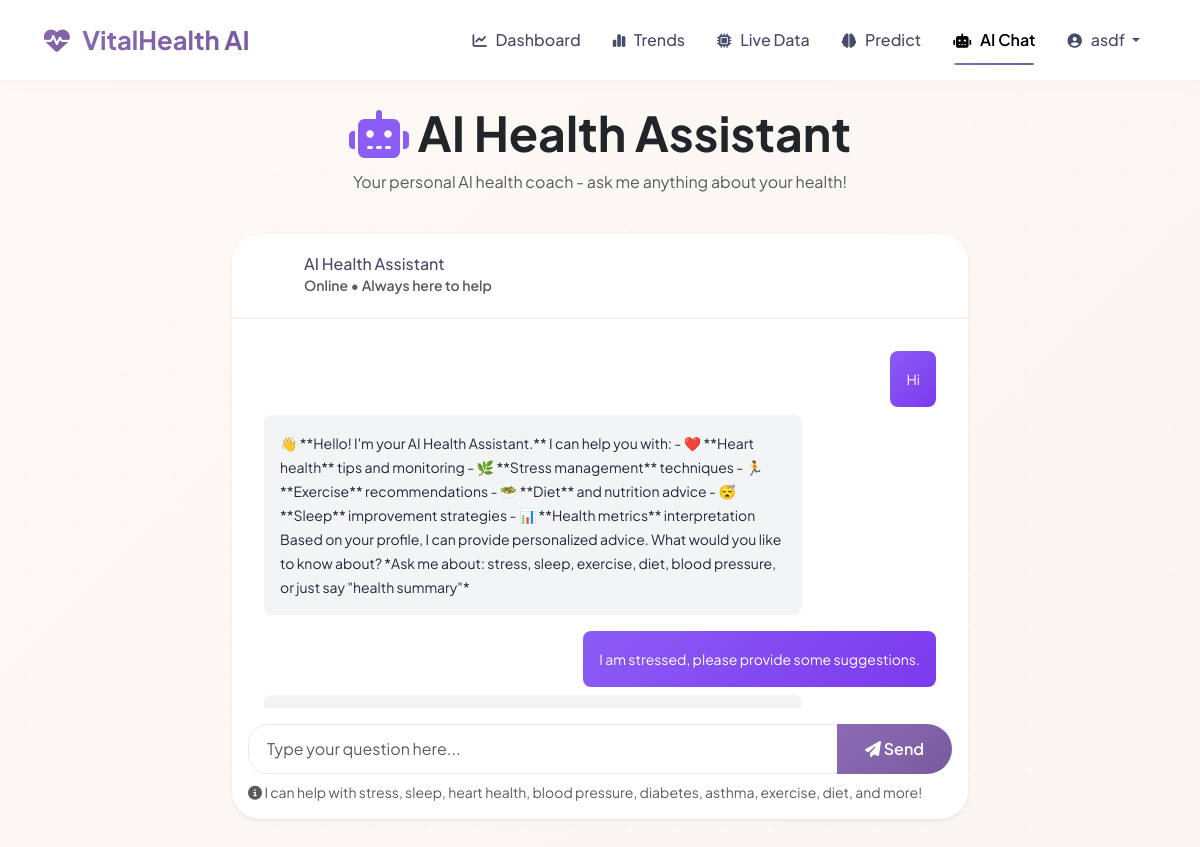
The page /chat (signed in) on the database its author committed.
### app/models.py (models this page shows, shortened)
class User(UserMixin, db.Model):
    id = db.Column(db.Integer, primary_key=True)
    username = db.Column(db.String(80), unique=True, nullable=False)
    email = db.Column(db.String(120), unique=True, nullable=False)
    password_hash = db.Column(db.String(128))
    created_at = db.Column(db.DateTime, default=datetime.utcnow)
    age = db.Column(db.Integer)
    gender = db.Column(db.String(10))
    height = db.Column(db.Float)
    weight = db.Column(db.Float)
    smoker = db.Column(db.String(20))
    alcohol_consumer = db.Column(db.String(20))
    exercise_frequency = db.Column(db.String(20))
    medical_conditions = db.Column(db.Text)
    vital_records = db.relationship('VitalRecord', backref='user', lazy=True)
    predictions = db.relationship('Prediction', backref='user', lazy=True)
    alerts = db.relationship('Alert', backref='user', lazy=True)
    chat_history = db.relationship('ChatMessage', backref='user', lazy=True)
    medical_reports = db.relationship('MedicalReport', backref='user', lazy=True)

class ChatMessage(db.Model):
    id = db.Column(db.Integer, primary_key=True)
    user_id = db.Column(db.Integer, db.ForeignKey('user.id'), nullable=False)
    timestamp = db.Column(db.DateTime, default=datetime.utcnow)
    user_message = db.Column(db.Text)
    bot_response = db.Column(db.Text)

### app/routes.py (the view)
@main_bp.route('/chat')
@login_required
def chat():
    chat_history = ChatMessage.query.filter_by(user_id=current_user.id)\
        .order_by(ChatMessage.timestamp.desc()).limit(50).all()
    return render_template('chat.html', chat_history=chat_history)

### app/__init__.py (called while the page is built)
def create_app(config_class=Config):
    app = Flask(__name__)
    app.config.from_object(config_class)
    db.init_app(app)
    login_manager.init_app(app)
    @app.template_filter('min')
    def min_filter(value, max_val):
        try:
            return min(float(value) if value else 0, max_val)
        except:
            return 0
    from app.routes import main_bp, auth_bp, api_bp
    app.register_blueprint(main_bp)
    app.register_blueprint(auth_bp, url_prefix='/auth')
    app.register_blueprint(api_bp, url_prefix='/api')
    with app.app_context():
        db.create_all()
    @login_manager.user_loader
    def load_user(user_id):
        return User.query.get(int(user_id))
    return app

### app/templates/chat.html (shortened to what this page needs)
{% extends "base.html" %}
{% block content %}
<div class="row animate-fade-up">
    <div class="col-12 text-center mb-4">
        <h1 class="display-5 fw-bold text-dark">
            <i class="fas fa-robot" style="color: #8B5CF6;"></i> AI Health Assistant
        </h1>
        <p class="text-muted">Your personal AI health coach - ask me anything about your health!</p>
    </div>
</div>
<div class="row">
    <div class="col-lg-8 mx-auto">
        <div class="card shadow-sm">
            <div class="card-header bg-white">
                <div class="d-flex align-items-center">
                    <div class="rounded-circle bg-primary-custom p-2 me-2" style="width: 40px; height: 40px; display: flex; align-items: center; justify-content: center;">
                        <i class="fas fa-robot text-white"></i>
                    </div>
                    <div>
                        <h6 class="mb-0">AI Health Assistant</h6>
                        <small class="text-muted">Online • Always here to help</small>
                    </div>
                </div>
            </div>
            <div class="card-body" style="height: 500px; display: flex; flex-direction: column;">
                <div id="chat-messages" style="flex: 1; overflow-y: auto; padding: 1rem;">
                    {% if chat_history %}
                        {% for chat in chat_history|reverse %}
                        <div class="mb-3 animate-fade-up">
                            <div class="d-flex justify-content-end">
                                <div class="p-3 rounded-3" style="background: linear-gradient(135deg, #8B5CF6, #7C3AED); color: white; max-width: 80%; border-radius: 20px 20px 5px 20px;">
                                    <small>{{ chat.user_message }}</small>
                                </div>
                            </div>
                            <div class="d-flex justify-content-start mt-2">
                                <div class="p-3 rounded-3" style="background: #F3F4F6; color: #1F2937; max-width: 80%; border-radius: 20px 20px 20px 5px;">
                                    <small>{{ chat.bot_response|safe }}</small>
                                </div>
                            </div>
                        </div>
                        {% endfor %}
                    {% endif %}
                </div>
                <div class="mt-3">
                    <div class="input-group">
                        <input type="text" id="chat-input" class="form-control" placeholder="Type your question here..."
                               onkeypress="if(event.key==='Enter') sendMessage()">
                        <button class="btn btn-primary-custom" onclick="sendMessage()">
                            <i class="fas fa-paper-plane"></i> Send
                        </button>
                    </div>
                    <small class="text-muted mt-2 d-block">
                        <i class="fas fa-info-circle"></i> I can help with stress, sleep, heart health, blood pressure, diabetes, asthma, exercise, diet, and more!
                    </small>
                </div>
            </div>
        </div>
    </div>
</div>
{% endblock %}

### app/templates/base.html (shortened to what this page needs)
<!DOCTYPE html>
<html lang="en">
<head>
    <link href="https://cdn.jsdelivr.net/npm/bootstrap@5.3.0/dist/css/bootstrap.min.css" rel="stylesheet">
    <link rel="stylesheet" href="https://cdnjs.cloudflare.com/ajax/libs/font-awesome/6.4.0/css/all.min.css">
</head>
<body>
    {% if current_user.is_authenticated %}
    <nav class="navbar navbar-expand-lg sticky-top">
        <div class="container">
            <a class="navbar-brand" href="{{ url_for('main.dashboard') }}">
                <i class="fas fa-heartbeat"></i> VitalHealth AI
            </a>
            <div class="collapse navbar-collapse" id="navbarNav">
                <ul class="navbar-nav ms-auto">
                    <li class="nav-item">
                        <a class="nav-link {% if request.endpoint == 'main.dashboard' %}active{% endif %}" href="{{ url_for('main.dashboard') }}">
                            <i class="fas fa-chart-line"></i> Dashboard
                        </a>
                    </li>
                    <li class="nav-item">
                        <a class="nav-link {% if request.endpoint == 'main.trends' %}active{% endif %}" href="{{ url_for('main.trends') }}">
                            <i class="fas fa-chart-simple"></i> Trends
                        </a>
                    </li>
                    <li class="nav-item">
                        <a class="nav-link {% if request.endpoint == 'main.live_data' %}active{% endif %}" href="{{ url_for('main.live_data') }}">
                            <i class="fas fa-microchip"></i> Live Data
                        </a>
                    </li>
                    <li class="nav-item">
                        <a class="nav-link {% if request.endpoint == 'main.prediction' %}active{% endif %}" href="{{ url_for('main.prediction') }}">
                            <i class="fas fa-brain"></i> Predict
                        </a>
                    </li>
                    <li class="nav-item">
                        <a class="nav-link {% if request.endpoint == 'main.chat' %}active{% endif %}" href="{{ url_for('main.chat') }}">
                            <i class="fas fa-robot"></i> AI Chat
                        </a>
                    </li>
                    <li class="nav-item dropdown">
                        <a class="nav-link dropdown-toggle" href="#" data-bs-toggle="dropdown">
                            <i class="fas fa-user-circle"></i> {{ current_user.username }}
                        </a>
                    </li>
                </ul>
            </div>
        </div>
    </nav>
    {% endif %}
    <main class="container py-4">
        {% block content %}{% endblock %}
    </main>
</body>
</html>

### app/templates/base.html (style rules this page uses)
:root { --pastel-lavender: #E9E2F5; --pastel-mint: #E2F3E8; --pastel-peach: #FFE8E0; --pastel-blue: #E2F0FF; --pastel-pink: #FFE4F0; --pastel-yellow: #FFF4E0; --primary-soft: #9B7BB5; --primary: #8B6BB5; --primary-dark: #7A5A9E; --success-soft: #A7E0C0; --success: #6FBF8C; --warning-soft: #FFD9B5; --warning: #F5A97F; --danger-soft: #FFD1D1; --danger: #E98585; --info-soft: #C5E0F5; --info: #6BA5D0; --text-dark: #4A4A6A; --text-light: #8A8AA8; --bg-white: #FFFFFF; --bg-soft: #FCFAF8; }
* { margin: 0; padding: 0; box-sizing: border-box; }
body { font-family: 'Plus Jakarta Sans', sans-serif; background: linear-gradient(135deg, #FDF9F5 0%, #F9F5F0 100%); min-height: 100vh; color: var(--text-dark); }
.navbar { background: rgba(255, 255, 255, 0.95); backdrop-filter: blur(12px); box-shadow: 0 2px 20px rgba(0,0,0,0.03); padding: 1rem 2rem; }
.navbar-brand { font-size: 1.6rem; font-weight: 700; background: linear-gradient(135deg, var(--primary), var(--primary-dark)); -webkit-background-clip: text; -webkit-text-fill-color: transparent; background-clip: text; }
.navbar-brand i { margin-right: 8px; background: linear-gradient(135deg, var(--primary), var(--primary-dark)); -webkit-background-clip: text; -webkit-text-fill-color: transparent; }
.nav-link { color: var(--text-dark); font-weight: 500; margin: 0 0.5rem; transition: all 0.3s ease; position: relative; }
.nav-link i { margin-right: 6px; font-size: 0.9rem; }
.nav-link.active { color: var(--primary); font-weight: 600; }
.nav-link.active::after { content: ''; position: absolute; bottom: -5px; left: 50%; width: 80%; height: 2px; background: linear-gradient(135deg, var(--primary), var(--primary-dark)); transform: translateX(-50%); }
.card { border: none; border-radius: 28px; background: var(--bg-white); box-shadow: 0 8px 24px rgba(0,0,0,0.04); transition: all 0.4s cubic-bezier(0.2, 0.9, 0.4, 1.1); overflow: hidden; }
.card-header { background: var(--bg-white); border-bottom: 2px solid #F5F0EC; padding: 1.25rem 1.5rem; font-weight: 600; color: var(--text-dark); }
.card-header i { margin-right: 8px; color: var(--primary); }
.btn-primary-custom { background: linear-gradient(135deg, var(--primary), var(--primary-dark)); color: white; border: none; padding: 12px 28px; border-radius: 40px; font-weight: 600; transition: all 0.3s ease; position: relative; overflow: hidden; }
.btn-primary-custom::before { content: ''; position: absolute; top: 0; left: -100%; width: 100%; height: 100%; background: linear-gradient(90deg, transparent, rgba(255,255,255,0.3), transparent); transition: left 0.5s ease; }
.animate-fade-up { animation: fadeInUp 0.6s ease forwards; }
.form-control, .form-select { border-radius: 20px; border: 1.5px solid #F0E8E0; padding: 12px 18px; transition: all 0.3s ease; background: var(--bg-white); }

### rows shown on the page
User: username "asdf"
ChatMessage: user_message "Hi", bot_response "👋 **Hello! I'm your AI Health Assistant.** I can help you with: - ❤️ **Heart health** tips and monitoring - 🌿 **Stress management** techniques - 🏃 **Exercise** recommendations - 🥗 **Diet** and nutrition advice - 😴 **Sleep** improvement strategies - 📊 **Health metrics** interpretation Based on your profile, I can provide personalized advice. What would you like to know about? *Ask me about: stress, sleep, exercise, diet, blood pressure, or just say \"health summary\"*"
ChatMessage: user_message "I am stressed, please provide some suggestions."
